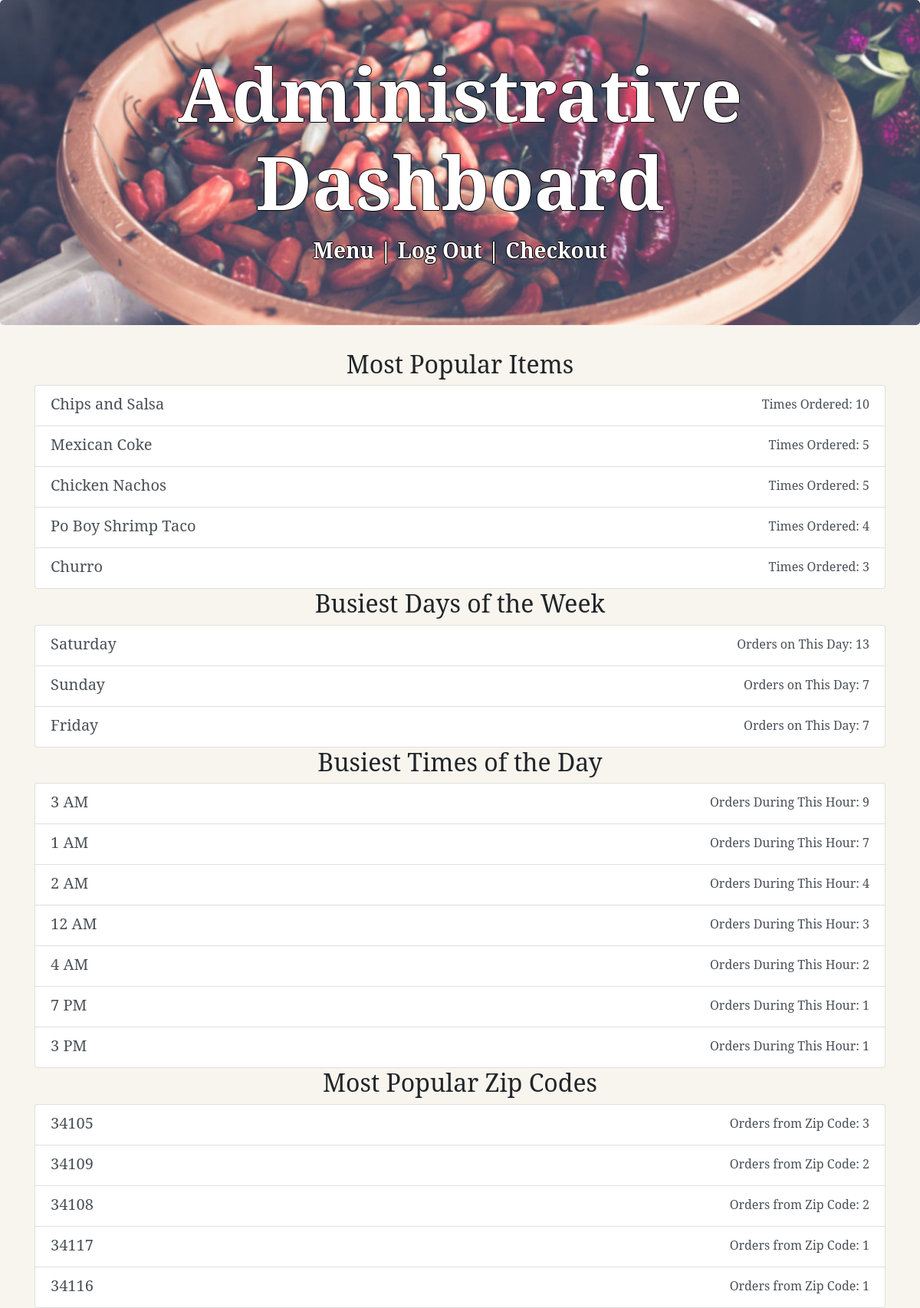
The app's page /admin/dashboard (signed in) with its own data.
### models.py (models this page shows, shortened)
class MenuItem(Base):
    __tablename__ = 'menu_item'
    id = Column(Integer, primary_key=True)
    name = Column(String(80), nullable=False)
    course = Column(String(250), nullable=False)
    description = Column(String(250))
    price = Column(String(8), nullable=False)

### application.py (the view)
@app.route('/admin/dashboard')
@login_required
def show_dashboard():
    try:
        if not current_user.admin:
            flash("You don't have permission to view this page.")
            return redirect(url_for('show_menu'))
    except AttributeError:
        flash("Error determining user privledges.")
        return redirect(url_for('show_menu'))
    session = connect()
    top_items = session.query(TopItemView).all()
    days_of_week = session.query(DayOfWeekView).all()
    times_of_day = session.query(TimeOfDayView).all()
    times_dict = get_formatted_time_of_day(times_of_day)
    zip_codes = session.query(ZipCodeView).all()
    return render_template('dashboard.html', top_items=top_items,
        days_of_week=days_of_week, times_of_day=times_dict,
        zip_codes=zip_codes, title="Administrative Dashboard")

### application.py (called while the page is built)
def connect():
    engine = create_engine('sqlite:///cantinadesantiago.db')
    Base.metadata.bind = engine
    DBSession = sessionmaker(bind=engine)
    session = DBSession()
    return session

@login.user_loader
def load_user(user_id):
    session = connect()
    user = session.query(User).filter_by(id=user_id).one_or_none()
    return user

def get_formatted_time_of_day(times_of_day):
    times_dict = OrderedDict()
    for row in times_of_day:
        key = int(row.time_of_day)
        value = row.quantity
        if key >= 12:
            ampm = ' PM'
        else:
            ampm = ' AM'
        if not key == 12:
            key = key % 12
        if key == 0:
            key = 12
        key = str(key) + ampm
        times_dict[key] = value
    return times_dict

### templates/dashboard.html
{% extends "base.html" %}
{% block content %}
    {% if top_items %}
        <h2>Most Popular Items</h2>
        <ul class="list-group">
            {% for i in top_items %}
                <li class="list-group-item list-group-item-action flex-column align-items-start">
                    <div class="d-flex w-100 justify-content-between">
                    <h5 class="mb-1">{{i.name}}</h5>
                    Times Ordered: {{i.quantity}}
                    </div>
                </li>
            {% endfor %}
        </ul>
    {% else %}
        <p> You currently have no popular items. </p>
    {% endif %}
    {% if days_of_week %}
        <h2>Busiest Days of the Week</h2>
        <ul class="list-group">
            {% for d in days_of_week %}
                <li class="list-group-item list-group-item-action flex-column align-items-start">
                    <div class="d-flex w-100 justify-content-between">
                    <h5 class="mb-1">{{d.day_of_week}}</h5>
                    Orders on This Day: {{d.quantity}}
                    </div>
                </li>
            {% endfor %}
        </ul>
    {% else %}
        <p> You currently have no orders for the week. </p>
    {% endif %}
    {% if times_of_day %}
        <h2>Busiest Times of the Day</h2>
        <ul class="list-group">
            {% for key, value in times_of_day.items() %}
                <li class="list-group-item list-group-item-action flex-column align-items-start">
                    <div class="d-flex w-100 justify-content-between">
                    <h5 class="mb-1">{{key}}</h5>
                    Orders During This Hour: {{value}}
                    </div>
                </li>
            {% endfor %}
        </ul>
    {% else %}
        <p> You currently have no orders for the week. </p>
    {% endif %}
    {% if zip_codes %}
        <h2>Most Popular Zip Codes</h2>
        <ul class="list-group">
            {% for z in zip_codes %}
                <li class="list-group-item list-group-item-action flex-column align-items-start">
                    <div class="d-flex w-100 justify-content-between">
                    <h5 class="mb-1">{{z.zip_code}}</h5>
                    Orders from Zip Code: {{z.quantity}}
                    </div>
                </li>
            {% endfor %}
        </ul>
    {% else %}
        <p> You currently have no orders. </p>
    {% endif %}
</div>
{% endblock %}

### records on screen
MenuItem: name "Chips and Salsa", quantity "10"
MenuItem: name "Mexican Coke", quantity "5"
MenuItem: name "Chicken Nachos", quantity "5"
MenuItem: name "Po Boy Shrimp Taco", quantity "4"
MenuItem: name "Churro", quantity "3"

### other values on screen
{{ title }} "Administrative Dashboard"
{{ d.day_of_week }} "Saturday" "Sunday" "Friday"
{{ d.quantity }} "13" "7" "7"
{{ key }} "3 AM" "1 AM" "2 AM" "12 AM" "4 AM" "7 PM" "3 PM"
{{ value }} "9" "7" "4" "3" "2" "1" "1"
{{ z.zip_code }} "34105" "34109" "34108" "34117" "34116"
{{ z.quantity }} "3" "2" "2" "1" "1"
